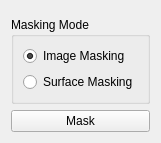
<?xml version="1.0" encoding="UTF-8"?>
<ui version="4.0">
 <class>QmitkImageMaskingWidgetControls</class>
 <widget class="QWidget" name="QmitkImageMaskingWidgetControls">
  <property name="geometry">
   <rect>
    <x>0</x>
    <y>0</y>
    <width>139</width>
    <height>143</height>
   </rect>
  </property>
  <layout class="QVBoxLayout" name="verticalLayout">
   <item>
    <widget class="QmitkDataSelectionWidget" name="dataSelectionWidget" native="true"/>
   </item>
   <item>
    <widget class="QGroupBox" name="groupBox">
     <property name="title">
      <string>Masking Mode</string>
     </property>
     <layout class="QVBoxLayout" name="verticalLayout_2">
      <item>
       <widget class="QRadioButton" name="rbMaskImage">
        <property name="text">
         <string>Image Masking</string>
        </property>
        <property name="checked">
         <bool>true</bool>
        </property>
       </widget>
      </item>
      <item>
       <widget class="QRadioButton" name="rbMaskSurface">
        <property name="text">
         <string>Surface Masking</string>
        </property>
       </widget>
      </item>
     </layout>
    </widget>
   </item>
   <item>
    <widget class="QPushButton" name="btnMaskImage">
     <property name="text">
      <string>Mask</string>
     </property>
    </widget>
   </item>
   <item>
    <spacer name="verticalSpacer">
     <property name="orientation">
      <enum>Qt::Vertical</enum>
     </property>
     <property name="sizeHint" stdset="0">
      <size>
       <width>20</width>
       <height>273</height>
      </size>
     </property>
    </spacer>
   </item>
  </layout>
 </widget>
 <customwidgets>
  <customwidget>
   <class>QmitkDataSelectionWidget</class>
   <extends>QWidget</extends>
   <header>QmitkDataSelectionWidget.h</header>
  </customwidget>
 </customwidgets>
 <resources/>
 <connections/>
</ui>
